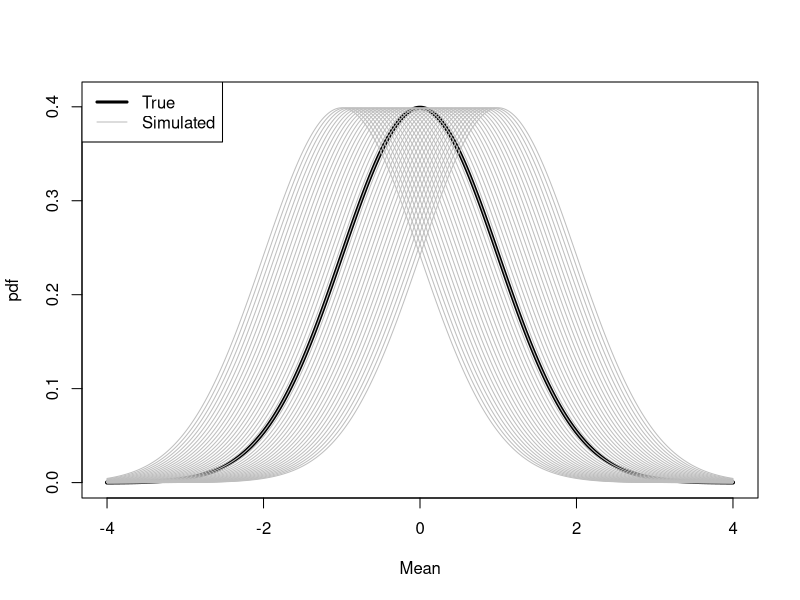
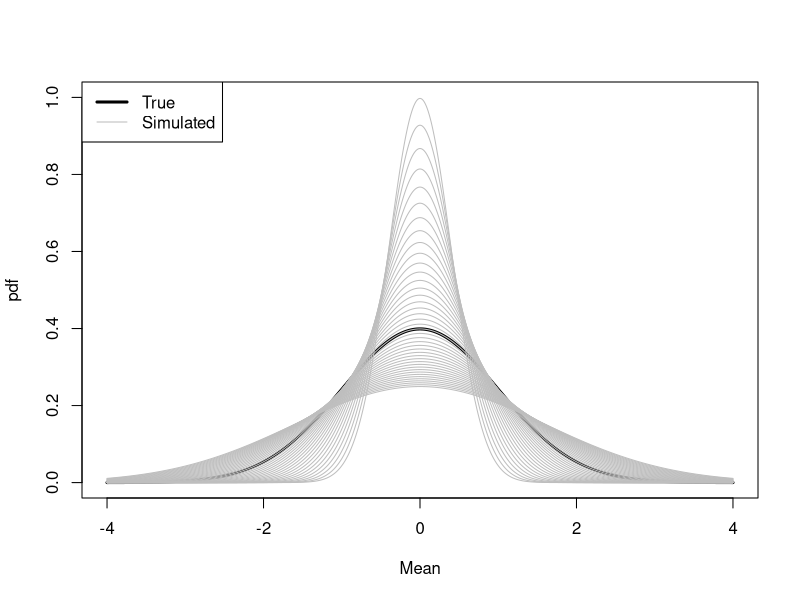
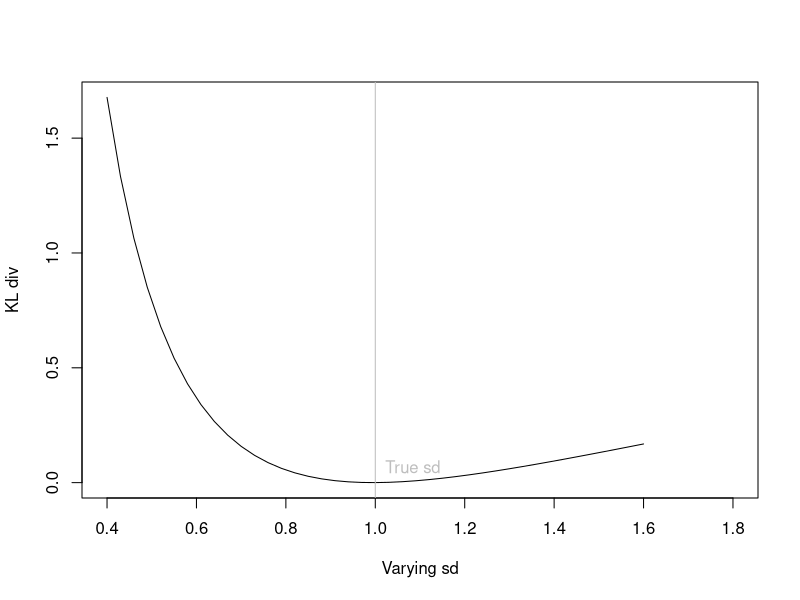
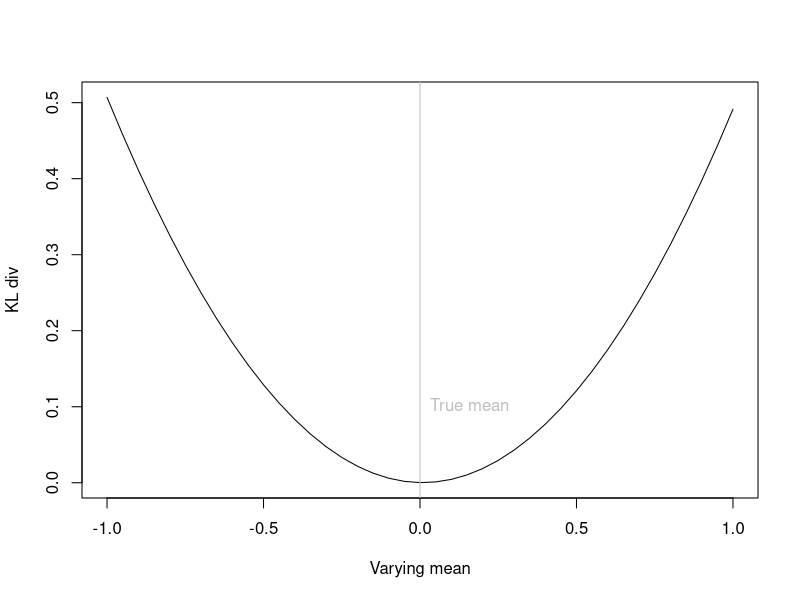
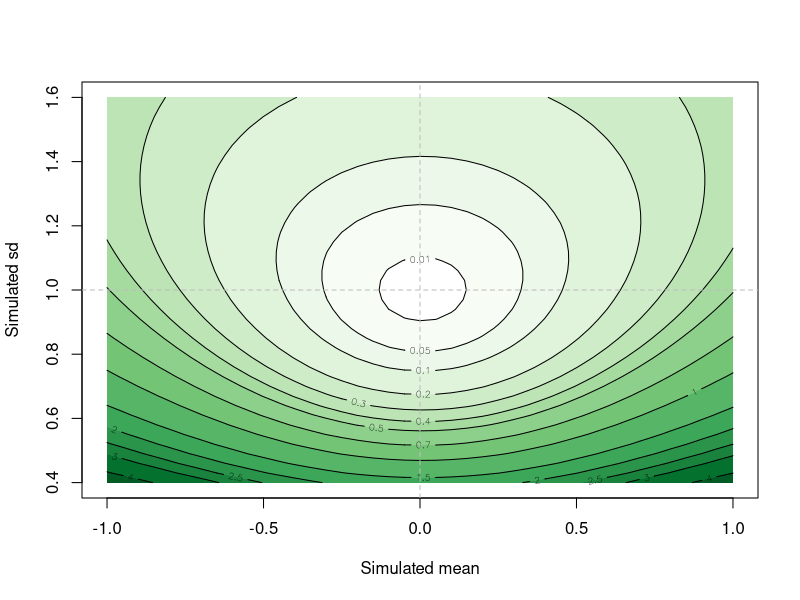

Source code (R) for these figures, in order:
# Kullback-Leibler Divergence Calculation

# The following R function calculates the KL divergence of an estimated normal distribution, given by Norm(mean, sd)
# from a standard normal distribution given by an MCMC sample y

# It uses a kernel density estimate of the true distribution and numerical integration

## INTEGRATE ACROSS THE WHOLE RANGE OF THE MASS OF THE PARAMETER
# i.e. if it is a probability from 0 to 1
# Here we consider relative effects which are defined from -infty to + infty

# I INTEGRATE IN THE FOLLOWING RANGE 
# The lowest value is the lowest p=0.0001 percentile 
# The highest value is the highest p=0.9999 percentile 


mean.true <- 0
sd.true <- 1

y <- rnorm(1e5, mean.true, sd.true) # In an application the CODA is used here

min <- qnorm(p=0.001, mean=mean.true, sd=sd.true)
max <- qnorm(p=0.999, mean=mean.true, sd=sd.true)

#Define KL function

kl <- function(y, mean, sd){
  d <- density(y, from=min, to=max)
  dfn <- with(d, approxfun(x=x, y=y))
  fn <- function(x){
    p <- dfn(x)
    q <- dnorm(x, mean, sd)
    p*(log(p) - log(q))
  }
  
  integrate(fn,min,max)
  
}


# Imagine a plethora of estimated distributions with different (biased) means between -1 and 1

mean.est <- seq(-1, 1, by=0.05)
x <- seq(-4, 4, by=0.005)

plot(x, dnorm(x, mean.true, sd.true), type="l", lwd=4, ylim=c(0,0.41), xlab="Mean", ylab="pdf")

for(i in seq(along=mean.est)){
  lines(x, dnorm(x, mean.est[i], sd.true), col="gray")
}

legend("topleft", col=c("black", "gray"), lwd=c(3,1), c("True", "Simulated"))



# Imagine a plethora of estimated distributions with different (over-precise/under-precise) sd

sd.est <- seq(0.4, 1.6, by=0.03)

plot(x, dnorm(x, mean.true, sd.true), type="l", lwd=3, ylim=c(0,1), xlab="Mean", ylab="pdf")

for(i in seq(along=mean.est)){
  lines(x, dnorm(x, mean.true, sd.est[i]), col="gray")
}

legend("topleft", col=c("black", "gray"), lwd=c(3,1), c("True", "Simulated"))


# Calculating KL

kl.est <- matrix(nrow=length(mean.est), ncol=length(sd.est))

for(i in seq(along=mean.est)){
  for(j in seq(along=sd.est)){
    kl.est[i,j] <- kl(y, mean.est[i], sd.est[j])$value
  }
}

# Relation of Kullback-Leibler to sd, given correct mean

itrue <- which(mean.est==mean.true)

plot(sd.est, kl.est[itrue, ], type="l", xlim=c(0.4,1.8), xlab="Varying sd", ylab="KL div")
abline(v=sd.true, col="gray"); text(x=sd.true, y=0.06, pos=4, "True sd", col="gray")

# Relation of Kullback-Leibler to mean, given correct sd

jtrue <- which(sd.est==sd.true)

plot(mean.est, kl.est[,jtrue], type="l", xlim=c(-1,1), xlab="Varying mean", ylab="KL div")
abline(v=mean.true, col="gray"); text(x=mean.true, y=0.1, pos=4, "True mean", col="gray")


# Contour (Heat map)

library(RColorBrewer)
plot(mean.est, sd.est, type="n", xlab="Simulated mean", ylab="Simulated sd")
levs <- c(0.01, 0.05, 0.1, 0.2, 0.3, 0.4, 0.5, 0.7, 1, 1.5, 2, 2.5, 3, 4, 5, 6)
getPalette = colorRampPalette(brewer.pal(9, "Greens"))
.filled.contour(x=mean.est, y=sd.est, z=kl.est, levels=levs, col=getPalette(length(levs)-1))
contour(x=mean.est, y=sd.est, z=kl.est, levels=levs, add=TRUE)
abline(h=sd.true, col="gray", lty="dashed")
abline(v=mean.true, col="gray", lty="dashed")
